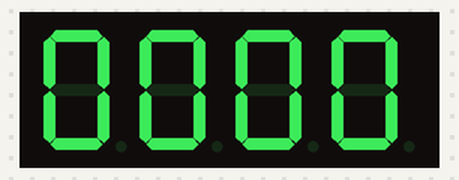
A sketch run on a simulated Arduino Uno, built with avr-gcc and run on an emulated ATmega328P. Shown: 4-digit seven-segment display. Wiring (inferred from the names in the program): 4-digit 7-segment display, segments lit when LOW: segments pin 2, pin 3, pin 4, pin 5, pin 6, pin 7, pin 8, pin 9; digit selects pin 10, pin 11, pin 12, pin 13. The segment pins are drawn as the display they are named for.

Above: at 0.21 s.
At 5.04 s:
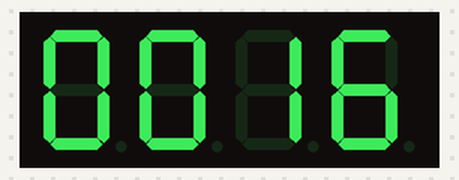
At 9.86 s:
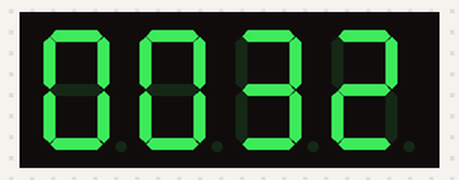
At 19.81 s:
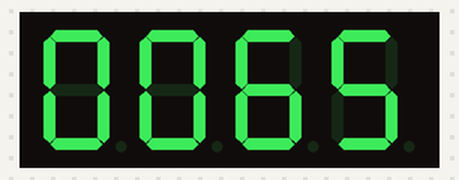
At 29.75 s:
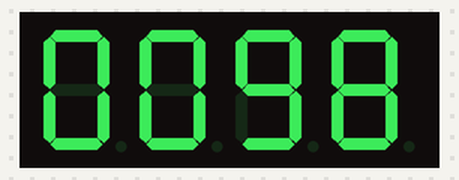
At 39.69 s:
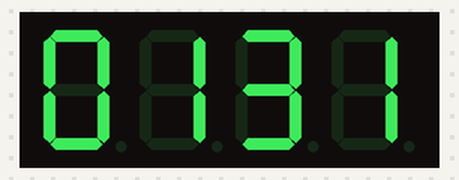

The sketch:

bai2_2b.ino
```cpp
/*
Nguyen Thanh Luan - K74A2 KT&CN

Bai 2-2: Lap trinh dieu khien mo dun 4 led 7 doan:
+ Hien thi cac so tu nhien tu 0 den 9999, do tre 0.3s.
+ Hien thi cac so chan tu 0 den 9998, do tre 0.3s.

Anode Chung Module 4 LED 7 Doan
Ma: "5461BS-1"
*/

const int seg[8] = {2, 3, 4, 5, 6, 7, 8, 9};   // a b c d e f g dp
const int dig[4] = {10, 11, 12, 13};          // D1 D2 D3 D4

unsigned long E = 0;
int num = 0;
int mode = 0;

const byte so[10] = {
  B00111111, // 0
  B00000110, // 1
  B01011011, // 2
  B01001111, // 3
  B01100110, // 4
  B01101101, // 5
  B01111101, // 6
  B00000111, // 7
  B01111111, // 8
  B01101111  // 9
};

void setup() {
  for (int i = 0; i < 8; i++) {
    pinMode(seg[i], OUTPUT);
    digitalWrite(seg[i], HIGH);
  }

  for (int i = 0; i < 4; i++) {
    pinMode(dig[i], OUTPUT);
    digitalWrite(dig[i], LOW);
  }
}

void loop() {
  hien_thi(num);

  if (millis() - E > 300) {
    E = millis();

    if (mode == 0) {
      num++;
      if (num > 9999) {
        num = 0;
        mode = 1;
      }
    }
    else {
      num += 2;
      if (num > 9998) {
        num = 0;
        mode = 0;
      }
    }
  }
}

void hien_thi(int n) {
  int d[4];
  d[0] = n / 1000;
  d[1] = (n / 100) % 10;
  d[2] = (n / 10) % 10;
  d[3] = n % 10;

  for (int i = 0; i < 4; i++) {

    for (int j = 0; j < 4; j++) {
      digitalWrite(dig[j], LOW);
    }

    byte x = so[d[i]];

    for (int k = 0; k < 8; k++) {
      digitalWrite(seg[k], !bitRead(x, k));
    }

    digitalWrite(dig[i], HIGH);
    delayMicroseconds(1000);
  }
}
```
